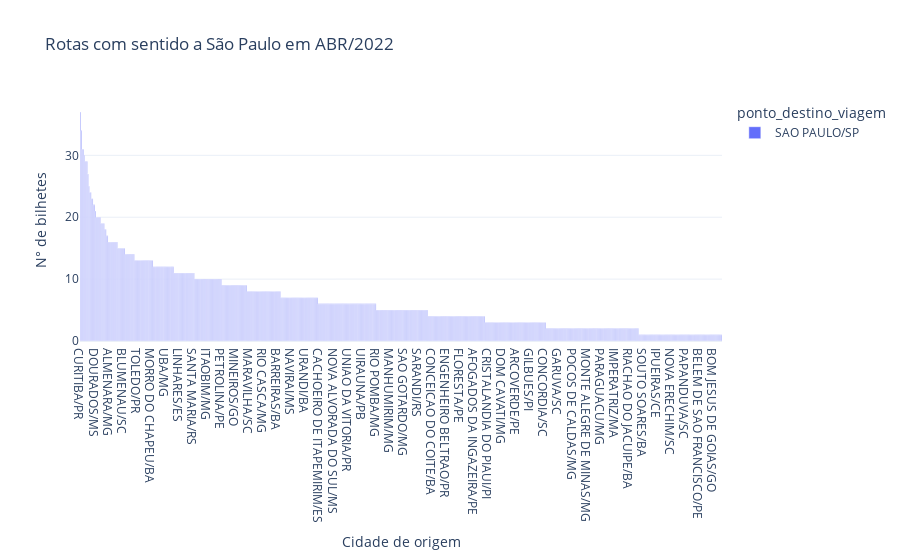

Write notebook code for a chart like this one.
### Code cell
px.bar(rotasSP, title='Rotas com sentido a São Paulo em ABR/2022',
       labels={'value':'N° de bilhetes', 'ponto_origem_viagem': 'Cidade de origem'},
       template='plotly_white')

### Figure 1 — Plotly figure (JSON) as saved in the notebook; plotly's stock layout.template omitted (floating-point values rounded to 4 significant figures; data arrays with more than 128 entries replaced by an {"elided": "..."} marker saying what was removed)
{"data": [{"alignmentgroup": "True", "hovertemplate": "ponto_destino_viagem=SAO PAULO/SP<br>Cidade de origem=%{x}<br>N° de bilhetes=%{y}<extra></extra>", "legendgroup": "SAO PAULO/SP", "marker": {"color": "#636efa", "pattern": {"shape": ""}}, "name": "SAO PAULO/SP", "offsetgroup": "SAO PAULO/SP", "orientation": "v", "showlegend": true, "textposition": "auto", "type": "bar", "x": {"elided": "685 str values"}, "xaxis": "x", "y": {"elided": "685 int values"}, "yaxis": "y"}], "layout": {"barmode": "relative", "legend": {"title": {"text": "ponto_destino_viagem"}, "tracegroupgap": 0}, "title": {"text": "Rotas com sentido a São Paulo em ABR/2022"}, "xaxis": {"anchor": "y", "domain": [0, 1], "title": {"text": "Cidade de origem"}}, "yaxis": {"anchor": "x", "domain": [0, 1], "title": {"text": "N° de bilhetes"}}}}
